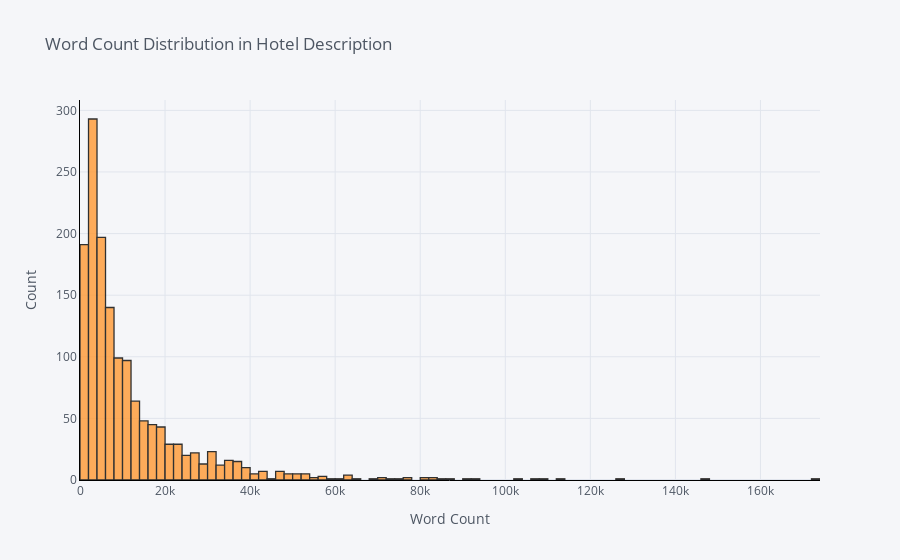

Here is the notebook cell this chart was saved with:
### Code cell
hotel_review['word_count'].iplot(
    kind='hist',
    bins = 100,
    linecolor='black',
    xTitle='Word Count',
    yTitle='Count',
    title='Word Count Distribution in Hotel Description')

### Figure 1 — Plotly figure (JSON) as saved in the notebook; plotly's stock layout.template omitted (floating-point values rounded to 4 significant figures; data arrays with more than 128 entries replaced by an {"elided": "..."} marker saying what was removed)
{"data": [{"histfunc": "count", "histnorm": "", "marker": {"color": "rgba(255, 153, 51, 1.0)", "line": {"color": "#000000", "width": 1.3}}, "name": "word_count", "nbinsx": 100, "opacity": 0.8, "orientation": "v", "type": "histogram", "x": {"elided": "1475 int values"}}], "layout": {"barmode": "overlay", "legend": {"bgcolor": "#F5F6F9", "font": {"color": "#4D5663"}}, "paper_bgcolor": "#F5F6F9", "plot_bgcolor": "#F5F6F9", "title": {"font": {"color": "#4D5663"}, "text": "Word Count Distribution in Hotel Description"}, "xaxis": {"gridcolor": "#E1E5ED", "linecolor": "black", "showgrid": true, "tickfont": {"color": "#4D5663"}, "title": {"font": {"color": "#4D5663"}, "text": "Word Count"}, "zerolinecolor": "#E1E5ED"}, "yaxis": {"gridcolor": "#E1E5ED", "linecolor": "black", "showgrid": true, "tickfont": {"color": "#4D5663"}, "title": {"font": {"color": "#4D5663"}, "text": "Count"}, "zerolinecolor": "#E1E5ED"}}}
